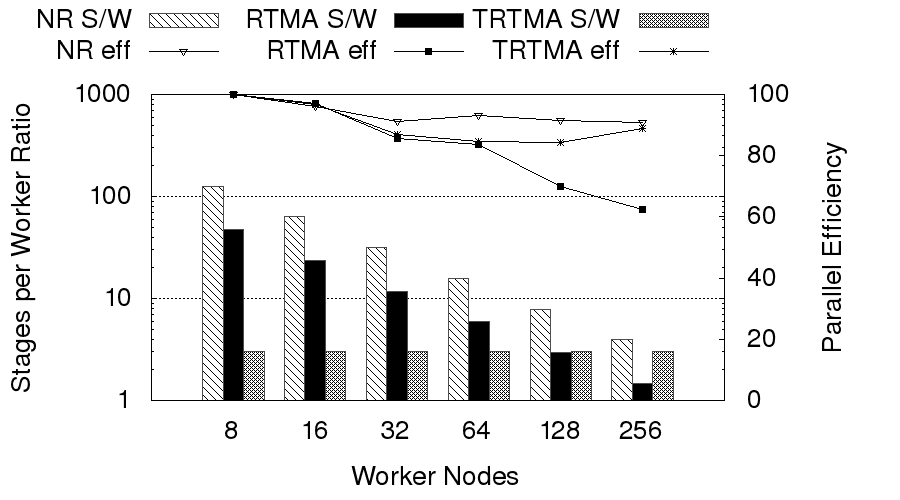

Write the gnuplot code that produced this figure.
set terminal png enhanced size 900,500 font "Helvetica,20"
set output 'eff.png'

set grid ytics lt 0 lw 1 lc rgb "black"

set xlabel "Worker Nodes"
set ylabel "Stages per Worker Ratio"
set y2label "Parallel Efficiency"
set key horizontal top outside

set y2range[0:100]
set y2tics
set logscale y
set nologscale y2

set style line 1 lc rgb 'grey30' ps 0 lt 1 lw 2
set style line 2 lc rgb 'grey70' lt 1 lw 2
set style fill solid 1.0 border rgb 'grey30'

set xtics nomirror scale 0

#plot "eff.dat" axes x1y1 using 1:5 title "Packet Latency" with linespoints pt 7 ps 2,\
#      "eff.dat" axes x1y2 using 1:6 title "Queue Size" with linespoints pt 7 ps 2

set style data histogram
set style histogram cluster gap 1
plot 'eff.dat' using 2:xtic(1) title "NR S/W" fs pattern 4 lt rgb "black", \
	'' using 5:xtic(1) axes x1y2 title "NR eff" with linespoints lc "black" pt 10, \
	'' using 3:xtic(1) title "RTMA S/W" fs pattern 3 lt rgb "black", \
	'' using 6:xtic(1) axes x1y2 title "RTMA eff" with linespoints lc "black" pt 5, \
	'' using 4:xtic(1) title "TRTMA S/W" fs pattern 2 lt rgb "black", \
	'' using 7:xtic(1) axes x1y2 title "TRTMA eff" with linespoints lc "black" pt 3, \

#plot "eff.dat"  using 1:2 axes x1y1 title "NR S/W" with boxes,\
	#"eff.dat"  using 1:3 axes x1y1 title "RTMA S/W" with boxes
	#"eff.dat"  using 1:4 axes x1y2 title "NR eff" with lines,\
	#"eff.dat"  using 1:5 axes x1y2 title "RTMA eff" with lines,\
	#"eff.dat"  using 1:6 axes x1y2 title "TRTMA eff" with lines